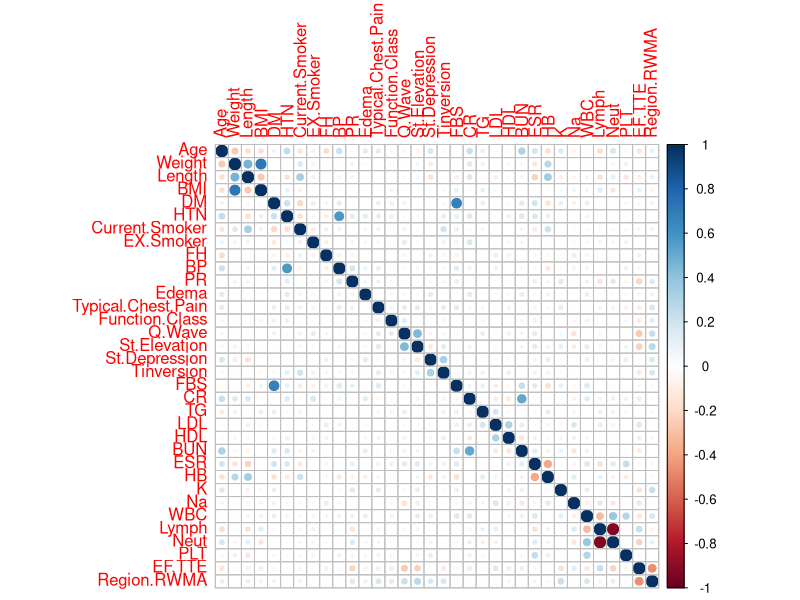

The R script that drew this image: (Note: this script raises an error after producing the figure.)
##########library##########
library(corrplot)
library(randomForest)
library(glmnet)




rm(list = ls())
CAD4 = read.csv("CAD4.csv")


##########Data Cleaning
options(digits = 5)

#get the summary of the CAD4 dataset
summary(CAD4)

#look at the type of each variable in the dataset
str(CAD4)

#remove the NULL value in the dataset
new_CAD4 = na.omit(CAD4)
new_CAD4

#Factor the categorical vaariables
new_CAD4$Sex = factor(new_CAD4$Sex)
new_CAD4$Obesity = factor(new_CAD4$Obesity)
new_CAD4$CRF = factor(new_CAD4$CRF)
new_CAD4$CVA = factor(new_CAD4$CVA)
new_CAD4$`Airway disease` = factor(new_CAD4$`Airway.disease`)
new_CAD4$`Thyroid Disease` = factor(new_CAD4$`Thyroid.Disease`)
new_CAD4$CHF = factor(new_CAD4$CHF)
new_CAD4$Obesity = factor(new_CAD4$Obesity)
new_CAD4$DLP = factor(new_CAD4$DLP)
new_CAD4$`Weak Peripheral Pulse` = factor(new_CAD4$`Weak.Peripheral.Pulse`)
new_CAD4$`Lung rales` = factor(new_CAD4$`Lung.rales`)
new_CAD4$`Systolic Murmur` = factor(new_CAD4$`Systolic.Murmur`)
new_CAD4$`Diastolic Murmur` = factor(new_CAD4$`Diastolic.Murmur`)
new_CAD4$Dyspnea = factor(new_CAD4$Dyspnea)
new_CAD4$Atypical = factor(new_CAD4$Atypical)
new_CAD4$Nonanginal = factor(new_CAD4$Nonanginal)
new_CAD4$`Exertional CP` = factor(new_CAD4$`Exertional.CP`)
new_CAD4$`LowTH Ang` = factor(new_CAD4$`LowTH.Ang`)
new_CAD4$LVH = factor(new_CAD4$LVH)
new_CAD4$`Poor R Progression` = factor(new_CAD4$`Poor.R.Progression`)
new_CAD4$BBB = factor(new_CAD4$BBB)
new_CAD4$VHD = factor(new_CAD4$VHD)
new_CAD4$Cath = factor(new_CAD4$Cath)


#get all the categorical attributes and remove the NA values
CAD4_cat = subset(new_CAD4, select = c(Sex,Obesity,CRF,CVA,`Airway.disease`,`Thyroid.Disease`,CHF,DLP,
        `Weak.Peripheral.Pulse`,`Lung.rales`,`Systolic.Murmur`,`Diastolic.Murmur`,Dyspnea,Atypical,Nonanginal,
        `Exertional.CP`,`LowTH.Ang`,LVH,`Poor.R.Progression`,BBB,VHD,Cath))


#get all the real-valued attributes and remove the NA values
CAD4_num = subset(new_CAD4, select = -c(Sex,Obesity,CRF,CVA,`Airway.disease`,`Thyroid.Disease`,CHF,DLP,
                                       `Weak.Peripheral.Pulse`,`Lung.rales`,`Systolic.Murmur`,`Diastolic.Murmur`,Dyspnea,Atypical,Nonanginal,
                                       `Exertional.CP`,`LowTH.Ang`,LVH,`Poor.R.Progression`,BBB,VHD,Cath))

CAD4_num

#chi-square test
chisq = chisq.test(CAD4_cat$CVA,CAD4_cat$Cath) 
chisq$observed
chisq
round(chisq$expected,2)


#plot a heatmap to see the correlation of all the variables
factor_vars <- names(which(sapply(CAD4_num, class) == "factor"))
numeric_vars <- setdiff(colnames(CAD4_num), factor_vars)
numeric_vars <- setdiff(numeric_vars, "Cath")
numeric_vars
numeric_vars_mat <- as.matrix(CAD4_num[, numeric_vars, drop=FALSE])


numeric_vars_cor <- cor(numeric_vars_mat)
numeric_vars_cor
corrplot(numeric_vars_cor)


new_CAD4[sapply(new_CAD4, is.character)] <- lapply(new_CAD4[sapply(new_CAD4, is.character)], 
                                                   as.factor)

CAD4_num$Cath = CAD4_cat$Cath
#split the dataset into training set and testing set
train.row = sample(1:nrow(CAD4_num), 0.7*nrow(CAD4_num))
CAD4.train = CAD4_num[train.row,]
CAD4.test = CAD4_num[-train.row,]
CAD4.test
CAD4.train

lambdas = 10^seq(2, -2, by = -.1)

x = model.matrix(Cath~.,CAD4.train)[,-1]

y = ifelse(CAD4.train$Cath == "Cad", 1, 0)


glmnet(x, y, family = "binomial", alpha = 1, lambda = NULL)


cv.lasso <- cv.glmnet(x, y, alpha = 1, family = "binomial")
# Fit the final model on the training data
model <- glmnet(x, y, alpha = 1, family = "binomial",
                lambda = cv.lasso$lambda.min)
# Display regression coefficients
coef(model)
# Make predictions on the test data
x.test <- model.matrix(Cath ~., CAD4.test)[,-1]
probabilities <- model %>% predict(newx = x.test)
predicted.classes <- ifelse(probabilities > 0.5, "pos", "neg")
# Model accuracy
observed.classes <- CAD4.test$Cath
mean(predicted.classes == observed.classes)                        


cv.lasso <- cv.glmnet(x, y, alpha = 1, family = "binomial")
plot(cv.lasso)

cv.lasso$lambda.min

cv.lasso$lambda.1se

coef(cv.lasso, cv.lasso$lambda.min)

coef(cv.lasso, cv.lasso$lambda.1se)





x_vars <- model.matrix(Cath~. , CAD4_num)[,-1]
y_var <- CAD4_num$Cath
lambda_seq <- 10^seq(2, -2, by = -.1)

# Splitting the data into test and train
set.seed(29634431)
train = sample(1:nrow(x_vars), nrow(x_vars)/2)
x_test = (-train)
y_test = y_var[x_test]

cv_output <- cv.glmnet(x_vars[train,], y_var[train],
                       alpha = 1, lambda = lambda_seq, 
                       nfolds = 5, family = "binomial")

# identifying best lamda
best_lam <- cv_output$lambda.min
best_lam


# Rebuilding the model with best lamda value identified
lasso_best <- glmnet(x_vars[train,], y_var[train], alpha = 1, lambda = best_lam, family="binomial")
pred <- predict(lasso_best, s = best_lam, newx = x_vars[x_test,])


coef(lasso_best)





#Random Forest
CAD4_randomforest = randomForest(Cath ~., data = CAD4.train, na.action = na.exclude)











